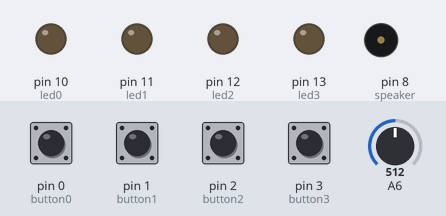
The sketch below on a simulated Arduino Uno, built with avr-gcc and run on an emulated ATmega328P. Parts: output pins drawn as LEDs (lit = HIGH), buzzer (waves = sounding). Inputs (shaded band) come from the test bench; at power-on: pin 0 (button0), pin 1 (button1), pin 2 (button2), pin 3 (button3) HIGH, A6 = 512. Random numbers use the default seed unless the sketch sets one.

Above: at 5.5 s.
5.6 s: pin 1 (button1) pulled LOW for 0.2 s
At 7.65 s:
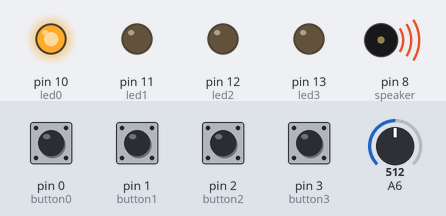
8.6 s: pin 0 (button0) pulled LOW for 0.2 s
At 10.03 s:
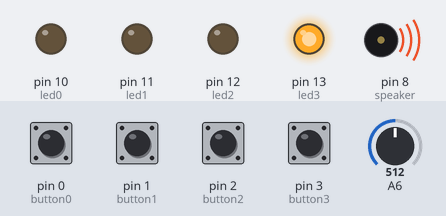
11.7 s: pin 0 (button0) pulled LOW for 1 s
At 12.85 s:
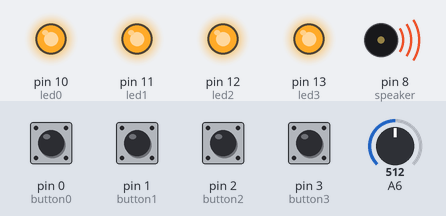
14.7 s: pin 1 (button1) pulled LOW for 1 s
At 14.8 s:
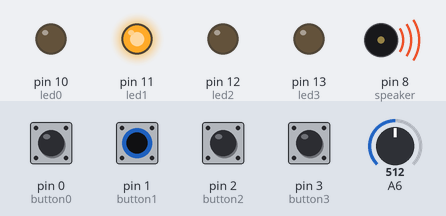
Timing chart, 0 to 18.5 s (numbered marks = the images above; inputs shaded):
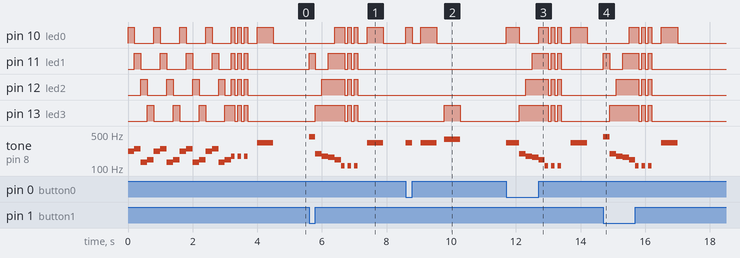

The sketch:

SimonSays.ino
```cpp
/*
    Author: Guillermo Bielsa.

 */


#include "pitches.h" //sounds

// Give name to all LEDs from pin 10 to 13

int led0 = 10;
int led1 = 11;
int led2 = 12;
int led3 = 13;

//Give name to all buttons from pin 0 to 3

int button0 = 0;
int button1 = 1;
int button2 = 2;
int button3 = 3;

//Give name to the speaker (pin 8)

int speaker = 8;


// the setup routine runs once when you press reset:
void setup() {

  // initialize the digital pin as an output.
  pinMode(led0, OUTPUT);
  pinMode(led1, OUTPUT);
  pinMode(led2, OUTPUT);
  pinMode(led3, OUTPUT);

  //initialize buttons as input.
  pinMode(button0, INPUT_PULLUP);
  pinMode(button1, INPUT_PULLUP);
  pinMode(button2, INPUT_PULLUP);
  pinMode(button3, INPUT_PULLUP);

}

// the loop routine runs over and over again forever:
void loop() {

  WelcomeLight();

  int SIZE = 25;
  int sequence[SIZE];

  while(1)
  {


    //First we make the random sequence (values from 0 to 3)

    randomSeed(analogRead(6));
    for(int j=0; j < SIZE; j++)
    {
      sequence[j] = random(0, 4);

    }


    //Now, the game starts

    int led = 0;
    int seq = 0;
    int reading = 1;

    while (seq == 0)
    {

      showsequence(sequence, reading);

      seq = readsequence(sequence, reading, led);

      if (seq == 0) //well done
      {
        reading ++;
      }
    }
  }


}


//The method WelcomeLight() just makes a sequence of lights and sounds
void WelcomeLight()
{

  int i = 0;
  for (i=0; i <4; i++)
  {
    tone(speaker, NOTE_A3);
    digitalWrite(led0, HIGH);
    digitalWrite(led1, LOW);
    digitalWrite(led2, LOW);
    digitalWrite(led3, LOW);

    delay(200);

    tone(speaker, NOTE_B3);
    digitalWrite(led0, LOW);
    digitalWrite(led1, HIGH);
    digitalWrite(led2, LOW);
    digitalWrite(led3, LOW);

    delay(200);

    tone(speaker, NOTE_C3);
    digitalWrite(led0, LOW);
    digitalWrite(led1, LOW);
    digitalWrite(led2, HIGH);
    digitalWrite(led3, LOW);

    delay(200);

    tone(speaker, NOTE_D3);
    digitalWrite(led0, LOW);
    digitalWrite(led1, LOW);
    digitalWrite(led2, LOW);
    digitalWrite(led3, HIGH);

    delay(200);

  }

  for (i=0; i <3; i++)
  {

    tone(speaker, NOTE_F3);

    digitalWrite(led0, HIGH);
    digitalWrite(led1, HIGH);
    digitalWrite(led2, HIGH);
    digitalWrite(led3, HIGH);

    delay(100);

    noTone(speaker);

    digitalWrite(led0, LOW);
    digitalWrite(led1, LOW);
    digitalWrite(led2, LOW);
    digitalWrite(led3, LOW);

    delay(100);
    noTone(speaker);
  }
  delay(200);

}


//The method FailLight() just makes a sequence of lights and sounds
void FailLight()
{

    tone(speaker, NOTE_G3);

    digitalWrite(led0, LOW);
    digitalWrite(led1, LOW);
    digitalWrite(led2, LOW);
    digitalWrite(led3, HIGH);

    delay(200);

    tone(speaker, NOTE_F3);

    digitalWrite(led0, LOW);
    digitalWrite(led1, LOW);
    digitalWrite(led2, HIGH);
    digitalWrite(led3, HIGH);

    delay(200);

    tone(speaker, NOTE_E3);

    digitalWrite(led0, LOW);
    digitalWrite(led1, HIGH);
    digitalWrite(led2, HIGH);
    digitalWrite(led3, HIGH);

    delay(200);

    tone(speaker, NOTE_D3);

    digitalWrite(led0, HIGH);
    digitalWrite(led1, HIGH);
    digitalWrite(led2, HIGH);
    digitalWrite(led3, HIGH);

    delay(200);


  for (int i=0; i <3; i++)
  {
    tone(speaker, NOTE_A2);

    digitalWrite(led0, HIGH);
    digitalWrite(led1, HIGH);
    digitalWrite(led2, HIGH);
    digitalWrite(led3, HIGH);

    delay(100);

    noTone(speaker);

    digitalWrite(led0, LOW);
    digitalWrite(led1, LOW);
    digitalWrite(led2, LOW);
    digitalWrite(led3, LOW);

    delay(100);
  }
  delay(200);

}


//Method that returns the pushed button identification
int ReadButton()
{

  button0 = digitalRead(0);
  button1 = digitalRead(1);
  button2 = digitalRead(2);
  button3 = digitalRead(3);

  if(button0 == LOW)
  {
    digitalWrite(led0, HIGH);
    tone(speaker, NOTE_E4);
    delay(200);
    noTone(speaker);
    digitalWrite(led0, LOW);
    return 0;
  }

  if(button1 == LOW)
  {
    digitalWrite(led1, HIGH);
    tone(speaker, NOTE_A4);
    delay(200);
    noTone(speaker);
    digitalWrite(led1, LOW);
    return 1;
  }


  if(button2 == LOW)
  {
    digitalWrite(led2, HIGH);
    tone(speaker, NOTE_D4);
    delay(200);
    noTone(speaker);
    digitalWrite(led2, LOW);
    return 2;
  }


  if(button3 == LOW)
  {
    digitalWrite(led3, HIGH );
    tone(speaker, NOTE_G4);
    delay(200);
    noTone(speaker);
    digitalWrite(led3, LOW);
    return 3;
  }

  else
  {
    return -1;
  }

}


//Method that shows the current sequence (until 'count') with lights and sounds
void showsequence (int array[],int counts)
{

  int i = 0;
  while(i < counts)
  {
    int led = array[i];
    int delayvalue = 500 - (3 * counts);
    switch (led)
    {
    case 0:
      digitalWrite(led0, HIGH);
      tone(speaker, NOTE_E4);
      delay(delayvalue);
      noTone(speaker);
      digitalWrite(led0, LOW);
      delay(delayvalue/2);
      i++;
      break;

    case 1:
      digitalWrite(led1, HIGH);
      tone(speaker, NOTE_A4);
      delay(delayvalue);
      noTone(speaker);
      digitalWrite(led1, LOW);
      delay(delayvalue/2);
      i++;
      break;

    case 2:
      digitalWrite(led2, HIGH);
      tone(speaker, NOTE_D4);
      delay(delayvalue);
      noTone(speaker);
      digitalWrite(led2, LOW);
      delay(delayvalue/2);
      i++;
      break;

    case 3:
      digitalWrite(led3, HIGH);
      tone(speaker, NOTE_G4);
      delay(delayvalue);
      noTone(speaker);
      digitalWrite(led3, LOW);
      delay(delayvalue/2);
      i++;
      break;
    }
  }

}


//Method that compares the random sequence with the pushed buttons
int readsequence(int seq[], int current, int led)
{

  int i = 0;
  while(i < current)
  {
    int button = ReadButton();


    if(button != seq[i] && button != -1) //Keep trying (game ends)
    {
      FailLight();
      return -1;
    }

    if(button == seq[i])  //Nice good job (game continues)
    {
      i++;
    }


  }

  delay(250);
  return 0;
}
```

pitches.h
```cpp
/*************************************************
 * Public Constants
 *************************************************/

#define NOTE_B0  31
#define NOTE_C1  33
#define NOTE_CS1 35
#define NOTE_D1  37
#define NOTE_DS1 39
#define NOTE_E1  41
#define NOTE_F1  44
#define NOTE_FS1 46
#define NOTE_G1  49
#define NOTE_GS1 52
#define NOTE_A1  55
#define NOTE_AS1 58
#define NOTE_B1  62
#define NOTE_C2  65
#define NOTE_CS2 69
#define NOTE_D2  73
#define NOTE_DS2 78
#define NOTE_E2  82
#define NOTE_F2  87
#define NOTE_FS2 93
#define NOTE_G2  98
#define NOTE_GS2 104
#define NOTE_A2  110
#define NOTE_AS2 117
#define NOTE_B2  123
#define NOTE_C3  131
#define NOTE_CS3 139
#define NOTE_D3  147
#define NOTE_DS3 156
#define NOTE_E3  165
#define NOTE_F3  175
#define NOTE_FS3 185
#define NOTE_G3  196
#define NOTE_GS3 208
#define NOTE_A3  220
#define NOTE_AS3 233
#define NOTE_B3  247
#define NOTE_C4  262
#define NOTE_CS4 277
#define NOTE_D4  294
#define NOTE_DS4 311
#define NOTE_E4  330
#define NOTE_F4  349
#define NOTE_FS4 370
#define NOTE_G4  392
#define NOTE_GS4 415
#define NOTE_A4  440
#define NOTE_AS4 466
#define NOTE_B4  494
#define NOTE_C5  523
#define NOTE_CS5 554
#define NOTE_D5  587
#define NOTE_DS5 622
#define NOTE_E5  659
#define NOTE_F5  698
#define NOTE_FS5 740
#define NOTE_G5  784
#define NOTE_GS5 831
#define NOTE_A5  880
#define NOTE_AS5 932
#define NOTE_B5  988
#define NOTE_C6  1047
#define NOTE_CS6 1109
#define NOTE_D6  1175
#define NOTE_DS6 1245
#define NOTE_E6  1319
#define NOTE_F6  1397
#define NOTE_FS6 1480
#define NOTE_G6  1568
#define NOTE_GS6 1661
#define NOTE_A6  1760
#define NOTE_AS6 1865
#define NOTE_B6  1976
#define NOTE_C7  2093
#define NOTE_CS7 2217
#define NOTE_D7  2349
#define NOTE_DS7 2489
#define NOTE_E7  2637
#define NOTE_F7  2794
#define NOTE_FS7 2960
#define NOTE_G7  3136
#define NOTE_GS7 3322
#define NOTE_A7  3520
#define NOTE_AS7 3729
#define NOTE_B7  3951
#define NOTE_C8  4186
#define NOTE_CS8 4435
#define NOTE_D8  4699
#define NOTE_DS8 4978
```

Measured:
- after the input at 5.6 s, pin 10 (led0): LOW → HIGH after 0.80 s, → LOW 0.30 s later, → HIGH 0.10 s later, → LOW 0.10 s later, … (8 changes in this stretch); pin 11 (led1): LOW → HIGH at once, → LOW 0.20 s later, → HIGH 0.40 s later, → LOW 0.50 s later, … (8 changes in this stretch)
- after the input at 8.6 s, pin 10 (led0): LOW → HIGH at once, → LOW 0.20 s later, → HIGH 0.25 s later, → LOW 0.49 s later; pin 13 (led3): LOW → HIGH after 1.2 s, → LOW 0.49 s later; tone on pin 8 (speaker): plays 330 Hz for 0.20 s, 330 Hz for 0.49 s, 392 Hz for 0.49 s, starting at once
- after the input at 11.7 s, pin 10 (led0): LOW → HIGH at once, → LOW 0.40 s later, → HIGH 0.60 s later, → LOW 0.30 s later, … (10 changes in this stretch); pin 11 (led1): LOW → HIGH after 0.80 s, then repeats every 0.20 s: LOW 0.10 s, HIGH 0.10 s, until it stays LOW from 13.4 s
- after the input at 14.7 s, pin 10 (led0): LOW → HIGH after 0.80 s, → LOW 0.30 s later, → HIGH 0.10 s later, → LOW 0.10 s later, … (8 changes in this stretch); pin 11 (led1): LOW → HIGH at once, → LOW 0.20 s later, → HIGH 0.40 s later, → LOW 0.50 s later, … (8 changes in this stretch)
- by itself, tone on pin 8 (speaker): plays 220 Hz for 0.20 s, 247 Hz for 0.20 s, 131 Hz for 0.20 s, 147 Hz for 0.20 s, 220 Hz for 0.20 s, 247 Hz for 0.20 s … (20 notes in this stretch)
